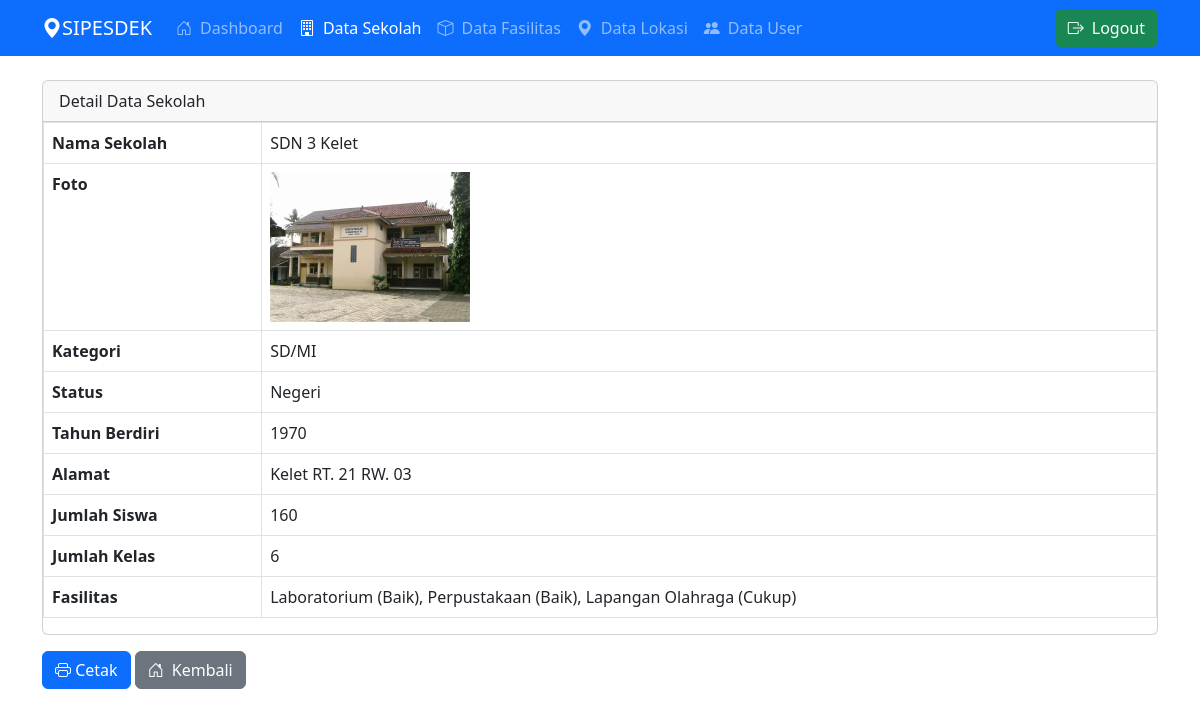
The app's page /admin/sekolah/detail_sekolah.php?id=17 with its own data.
### tables this page shows
CREATE TABLE `sekolah` (
  `id_sekolah` int(11) NOT NULL,
  `nama_sekolah` varchar(100) NOT NULL,
  `gambar` varchar(255) DEFAULT NULL,
  `kategori` enum('SD/MI','SMP/MTS','SMA/SMK') NOT NULL,
  `status` enum('Negeri','Swasta') NOT NULL,
  `tahun_berdiri` year(4) NOT NULL,
  `no_telp` varchar(12) DEFAULT NULL,
  `alamat` text NOT NULL,
  `jumlah_siswa` int(11) NOT NULL,
  `jumlah_kelas` int(11) NOT NULL,
  `created_at` timestamp NOT NULL DEFAULT current_timestamp(),
  `updated_at` timestamp NOT NULL DEFAULT current_timestamp() ON UPDATE current_timestamp()
);

### admin/sekolah/detail_sekolah.php (the view, shortened to what this page needs)
<?php
require_once '../../config/koneksi.php';
$id_sekolah = intval($_GET['id']);
$query_sekolah = "
    SELECT
        sekolah.*,
        GROUP_CONCAT(CONCAT(fasilitas.jenis_fasilitas, ' (', fasilitas.kondisi_fasilitas, ')') SEPARATOR ', ') AS fasilitas_dan_kondisi
    FROM sekolah
    LEFT JOIN fasilitas ON fasilitas.id_sekolah = sekolah.id_sekolah
    WHERE sekolah.id_sekolah = $id_sekolah
    GROUP BY sekolah.id_sekolah
";
$result = mysqli_query($conn, $query_sekolah);
$sekolah = mysqli_fetch_assoc($result);
?>
<!DOCTYPE html>
<html>
<head>
    <link href="https://cdn.jsdelivr.net/npm/bootstrap@5.3.0/dist/css/bootstrap.min.css" rel="stylesheet">
    <link href="https://cdn.jsdelivr.net/npm/bootstrap-icons@1.7.2/font/bootstrap-icons.css" rel="stylesheet">
</head>
<body>
    <nav class="navbar navbar-expand-lg navbar-dark bg-primary">
        <div class="container">
            <a class="navbar-brand" href="dashboard.php"><i class="bi bi-geo-alt-fill"></i>SIPESDEK</a>
            <div class="collapse navbar-collapse" id="navbarNav">
                <ul class="navbar-nav">
                    <li class="nav-item">
                        <a class="nav-link" href="../dashboard.php">
                            <i class="bi bi-house-door me-2"></i>Dashboard
                        </a>
                    </li>
                    <li class="nav-item">
                        <a class="nav-link active" href="sekolah.php">
                            <i class="bi bi-building me-2"></i>Data Sekolah
                        </a>
                    </li>
                    <li class="nav-item">
                        <a class="nav-link" href="../fasilitas/fasilitas.php">
                            <i class="bi bi-box me-2"></i>Data Fasilitas
                        </a>
                    </li>
                    <li class="nav-item">
                        <a class="nav-link" href="../lokasi/lokasi.php">
                            <i class="bi bi-geo-alt-fill me-2"></i>Data Lokasi
                        </a>
                    </li>
                    <li class="nav-item">
                        <a class="nav-link" href="../user/user.php">
                            <i class="bi bi-people-fill me-2"></i>Data User
                        </a>
                    </li>
                </ul>
                <ul class="navbar-nav ms-auto">
                    <li class="nav-item">
                        <a class="btn btn-success" href="../logout.php">
                            <i class="bi bi-box-arrow-right me-2"></i>Logout
                        </a>
                    </li>
                </ul>
            </div>
        </div>
    </nav>
    <div class="container mt-4">
        <div class="card">
            <div class="card-header">
                Detail Data Sekolah
            </div>
            <table class="table table-bordered">
                <tr>
                    <th>Nama Sekolah</th>
                    <td><?php echo htmlspecialchars($sekolah['nama_sekolah']); ?></td>
                </tr>
                <tr>
                    <th>Foto</th>
                    <td>
                        <?php if (!empty($sekolah['gambar']) && file_exists("../../assets/img/upload/" . $sekolah['gambar'])): ?>
                            <img src="../../assets/img/upload/<?php echo htmlspecialchars($sekolah['gambar']); ?>" alt="Foto Sekolah" style="max-width: 200px;">
                        <?php else: ?>
                            <img src="../../assets/img/default.png" alt="Foto Default" style="max-width: 200px;">
                        <?php endif; ?>
                    </td>
                </tr>
                <tr>
                    <th>Kategori</th>
                    <td><?php echo htmlspecialchars($sekolah['kategori']); ?></td>
                </tr>
                <tr>
                    <th>Status</th>
                    <td><?php echo htmlspecialchars($sekolah['status']); ?></td>
                </tr>
                <tr>
                    <th>Tahun Berdiri</th>
                    <td><?php echo htmlspecialchars($sekolah['tahun_berdiri']); ?></td>
                </tr>
                <tr>
                    <th>Alamat</th>
                    <td><?php echo htmlspecialchars($sekolah['alamat']); ?></td>
                </tr>
                <tr>
                    <th>Jumlah Siswa</th>
                    <td><?php echo htmlspecialchars($sekolah['jumlah_siswa']); ?></td>
                </tr>
                <tr>
                    <th>Jumlah Kelas</th>
                    <td><?php echo htmlspecialchars($sekolah['jumlah_kelas']); ?></td>
                </tr>
                <tr>
                    <th>Fasilitas</th>
                    <td><?php echo htmlspecialchars($sekolah['fasilitas_dan_kondisi'] ?: 'Tidak ada fasilitas'); ?></td>
                </tr>
            </table>
        </div>
        <button class="btn btn-primary mt-3 mb-3 no-print" onclick="window.print()">
            <i class="bi bi-printer"></i> Cetak
        </button>
        <a href="../dashboard.php" class="btn btn-secondary mt-3 mb-3 no-print"><i class="bi bi-house-door me-2"></i>Kembali</a>
    </div>
</body>
</html>
<?php require_once '../templates/footer.php'; ?>

### records on screen
sekolah: nama_sekolah "SDN 3 Kelet", gambar (picture), kategori "SD/MI", status "Negeri", tahun_berdiri "1970", alamat "Kelet RT. 21 RW. 03", jumlah_siswa "160", jumlah_kelas "6"

### other values on screen
$sekolah['fasilitas_dan_kondisi'] ?: 'Tidak ada fasilitas' "Laboratorium (Baik), Perpustakaan (Baik), Lapangan Olahraga (Cukup)"
